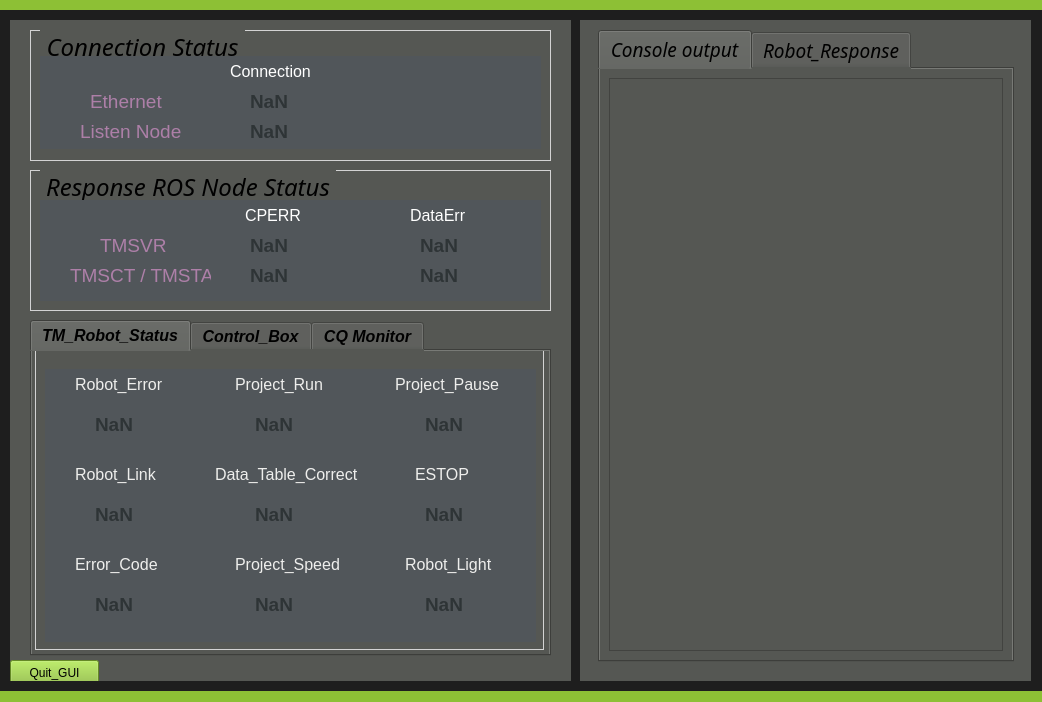
<?xml version="1.0" encoding="UTF-8"?>
<ui version="4.0">
 <class>MainWindow</class>
 <widget class="QDialog" name="MainWindow">
  <property name="geometry">
   <rect>
    <x>0</x>
    <y>0</y>
    <width>1042</width>
    <height>702</height>
   </rect>
  </property>
  <property name="windowTitle">
   <string>QuickView_TMflow2.0</string>
  </property>
  <property name="styleSheet">
   <string notr="true">background-color: rgb(141, 192, 53);</string>
  </property>
  <widget class="QWidget" name="widget_Black" native="true">
   <property name="geometry">
    <rect>
     <x>-10</x>
     <y>10</y>
     <width>1291</width>
     <height>681</height>
    </rect>
   </property>
   <property name="contextMenuPolicy">
    <enum>Qt::ActionsContextMenu</enum>
   </property>
   <property name="layoutDirection">
    <enum>Qt::LeftToRight</enum>
   </property>
   <property name="styleSheet">
    <string notr="true">background-color: rgb(30, 30, 30);</string>
   </property>
   <widget class="QWidget" name="widget_Robot_Response" native="true">
    <property name="geometry">
     <rect>
      <x>590</x>
      <y>10</y>
      <width>451</width>
      <height>661</height>
     </rect>
    </property>
    <property name="styleSheet">
     <string notr="true">background-color: rgb(85, 87, 83);</string>
    </property>
    <widget class="QTabWidget" name="log_tabWidget">
     <property name="geometry">
      <rect>
       <x>18</x>
       <y>10</y>
       <width>416</width>
       <height>632</height>
      </rect>
     </property>
     <property name="font">
      <font>
       <family>Ubuntu Condensed</family>
       <pointsize>14</pointsize>
       <italic>true</italic>
      </font>
     </property>
     <property name="accessibleName">
      <string/>
     </property>
     <property name="accessibleDescription">
      <string/>
     </property>
     <property name="locale">
      <locale language="English" country="UnitedStates"/>
     </property>
     <property name="currentIndex">
      <number>0</number>
     </property>
     <widget class="QWidget" name="Console_output_tab">
      <attribute name="title">
       <string>Console output</string>
      </attribute>
      <layout class="QGridLayout" name="gridLayout_2">
       <item row="0" column="0">
        <widget class="QTextBrowser" name="commandout">
         <property name="sizePolicy">
          <sizepolicy hsizetype="Expanding" vsizetype="Expanding">
           <horstretch>0</horstretch>
           <verstretch>0</verstretch>
          </sizepolicy>
         </property>
         <property name="minimumSize">
          <size>
           <width>0</width>
           <height>0</height>
          </size>
         </property>
         <property name="toolTip">
          <string notr="true"/>
         </property>
         <property name="statusTip">
          <string notr="true"/>
         </property>
         <property name="whatsThis">
          <string notr="true"/>
         </property>
         <property name="accessibleName">
          <string notr="true"/>
         </property>
         <property name="accessibleDescription">
          <string notr="true"/>
         </property>
         <property name="lineWrapMode">
          <enum>QTextEdit::NoWrap</enum>
         </property>
         <property name="searchPaths">
          <stringlist notr="true"/>
         </property>
        </widget>
       </item>
      </layout>
     </widget>
     <widget class="QWidget" name="Robot_Response_tab">
      <attribute name="title">
       <string>Robot_Response</string>
      </attribute>
      <layout class="QGridLayout" name="gridLayout_3">
       <item row="2" column="1">
        <widget class="QPushButton" name="clear_response_button">
         <property name="sizePolicy">
          <sizepolicy hsizetype="Fixed" vsizetype="Fixed">
           <horstretch>0</horstretch>
           <verstretch>0</verstretch>
          </sizepolicy>
         </property>
         <property name="minimumSize">
          <size>
           <width>120</width>
           <height>34</height>
          </size>
         </property>
         <property name="maximumSize">
          <size>
           <width>120</width>
           <height>34</height>
          </size>
         </property>
         <property name="focusPolicy">
          <enum>Qt::NoFocus</enum>
         </property>
         <property name="accessibleName">
          <string/>
         </property>
         <property name="accessibleDescription">
          <string/>
         </property>
         <property name="styleSheet">
          <string notr="true">background-color: rgb(130, 135, 139); color: white;</string>
         </property>
         <property name="locale">
          <locale language="English" country="UnitedStates"/>
         </property>
         <property name="text">
          <string>Clear</string>
         </property>
        </widget>
       </item>
       <item row="0" column="0" colspan="2">
        <widget class="QListView" name="robot_response_listView">
         <property name="styleSheet">
          <string notr="true">background-color: rgb(180, 180, 180);</string>
         </property>
        </widget>
       </item>
      </layout>
     </widget>
    </widget>
   </widget>
   <widget class="QWidget" name="widget_Connection_Status" native="true">
    <property name="geometry">
     <rect>
      <x>20</x>
      <y>10</y>
      <width>561</width>
      <height>661</height>
     </rect>
    </property>
    <property name="styleSheet">
     <string notr="true">background-color: rgb(85, 87, 83);</string>
    </property>
    <widget class="QGroupBox" name="Connection_Status_groupBox">
     <property name="geometry">
      <rect>
       <x>20</x>
       <y>10</y>
       <width>521</width>
       <height>131</height>
      </rect>
     </property>
     <property name="font">
      <font>
       <family>Ubuntu Condensed</family>
       <pointsize>18</pointsize>
       <weight>50</weight>
       <italic>true</italic>
       <bold>false</bold>
       <underline>false</underline>
       <strikeout>false</strikeout>
       <kerning>true</kerning>
      </font>
     </property>
     <property name="styleSheet">
      <string notr="true">        QGroupBox {
            border-color: rgb(50, 50, 50);
            border: 2px solid lightgray; 
            border-width: 0.5px;
            border-style: solid;
            margin-top: 1ex; /* leave space at the top for the title */ 
        }
        QGroupBox::title {
            subcontrol-origin: margin;
            subcontrol-position: top left;
            left: 10px;
            margin-left: 0px;
            padding: 0  3px;
        }</string>
     </property>
     <property name="title">
      <string>Connection Status</string>
     </property>
     <property name="flat">
      <bool>false</bool>
     </property>
     <widget class="QWidget" name="widget_ROSClient" native="true">
      <property name="geometry">
       <rect>
        <x>10</x>
        <y>26</y>
        <width>501</width>
        <height>93</height>
       </rect>
      </property>
      <property name="styleSheet">
       <string notr="true">background-color: rgb(81, 86, 90);</string>
      </property>
      <widget class="QLabel" name="SvrClient_label">
       <property name="geometry">
        <rect>
         <x>50</x>
         <y>30</y>
         <width>121</width>
         <height>31</height>
        </rect>
       </property>
       <property name="font">
        <font>
         <pointsize>8</pointsize>
        </font>
       </property>
       <property name="styleSheet">
        <string notr="true">co</string>
       </property>
       <property name="text">
        <string>&lt;html&gt;&lt;head/&gt;&lt;body&gt;&lt;p&gt;&lt;span style=&quot; font-size:14pt; color:#ad7fa8;&quot;&gt;Ethernet&lt;/span&gt;&lt;/p&gt;&lt;/body&gt;&lt;/html&gt;</string>
       </property>
      </widget>
      <widget class="QLabel" name="svrclient_status_label">
       <property name="geometry">
        <rect>
         <x>210</x>
         <y>30</y>
         <width>61</width>
         <height>31</height>
        </rect>
       </property>
       <property name="font">
        <font>
         <pointsize>8</pointsize>
        </font>
       </property>
       <property name="styleSheet">
        <string notr="true">co</string>
       </property>
       <property name="text">
        <string>&lt;html&gt;&lt;head/&gt;&lt;body&gt;&lt;p&gt;&lt;span style=&quot; font-size:14pt; font-weight:600; color:#2e3436;&quot;&gt;NaN&lt;/span&gt;&lt;/p&gt;&lt;/body&gt;&lt;/html&gt;</string>
       </property>
      </widget>
      <widget class="QLabel" name="SctClient_label">
       <property name="geometry">
        <rect>
         <x>40</x>
         <y>60</y>
         <width>121</width>
         <height>31</height>
        </rect>
       </property>
       <property name="font">
        <font>
         <pointsize>8</pointsize>
        </font>
       </property>
       <property name="styleSheet">
        <string notr="true">co</string>
       </property>
       <property name="text">
        <string>&lt;html&gt;&lt;head/&gt;&lt;body&gt;&lt;p&gt;&lt;span style=&quot; font-size:14pt; color:#ad7fa8;&quot;&gt;Listen Node&lt;/span&gt;&lt;/p&gt;&lt;/body&gt;&lt;/html&gt;</string>
       </property>
      </widget>
      <widget class="QLabel" name="sctclient_status_label">
       <property name="geometry">
        <rect>
         <x>210</x>
         <y>60</y>
         <width>61</width>
         <height>31</height>
        </rect>
       </property>
       <property name="font">
        <font>
         <pointsize>8</pointsize>
        </font>
       </property>
       <property name="styleSheet">
        <string notr="true">co</string>
       </property>
       <property name="text">
        <string>&lt;html&gt;&lt;head/&gt;&lt;body&gt;&lt;p&gt;&lt;span style=&quot; font-size:14pt; font-weight:600; color:#2e3436;&quot;&gt;NaN&lt;/span&gt;&lt;/p&gt;&lt;/body&gt;&lt;/html&gt;</string>
       </property>
      </widget>
      <widget class="QLabel" name="Connect_to_TM_Server_label">
       <property name="geometry">
        <rect>
         <x>190</x>
         <y>0</y>
         <width>131</width>
         <height>31</height>
        </rect>
       </property>
       <property name="font">
        <font>
         <pointsize>8</pointsize>
        </font>
       </property>
       <property name="styleSheet">
        <string notr="true">co</string>
       </property>
       <property name="text">
        <string>&lt;html&gt;&lt;head/&gt;&lt;body&gt;&lt;p&gt;&lt;span style=&quot; font-size:12pt; color:#ffffff;&quot;&gt;Connection&lt;/span&gt;&lt;/p&gt;&lt;/body&gt;&lt;/html&gt;</string>
       </property>
      </widget>
     </widget>
    </widget>
    <widget class="QTabWidget" name="configure_tabWidget">
     <property name="enabled">
      <bool>true</bool>
     </property>
     <property name="geometry">
      <rect>
       <x>20</x>
       <y>300</y>
       <width>521</width>
       <height>336</height>
      </rect>
     </property>
     <property name="font">
      <font>
       <pointsize>12</pointsize>
       <weight>75</weight>
       <italic>true</italic>
       <bold>true</bold>
      </font>
     </property>
     <property name="focusPolicy">
      <enum>Qt::NoFocus</enum>
     </property>
     <property name="autoFillBackground">
      <bool>false</bool>
     </property>
     <property name="tabPosition">
      <enum>QTabWidget::North</enum>
     </property>
     <property name="tabShape">
      <enum>QTabWidget::Rounded</enum>
     </property>
     <property name="currentIndex">
      <number>0</number>
     </property>
     <widget class="QWidget" name="Robot_Status_tab">
      <attribute name="title">
       <string>TM_Robot_Status</string>
      </attribute>
      <widget class="QGroupBox" name="Robot_Status_groupBox">
       <property name="geometry">
        <rect>
         <x>3</x>
         <y>-2</y>
         <width>509</width>
         <height>301</height>
        </rect>
       </property>
       <property name="font">
        <font>
         <family>Ubuntu Condensed</family>
         <pointsize>18</pointsize>
         <weight>50</weight>
         <italic>true</italic>
         <bold>false</bold>
         <underline>false</underline>
         <strikeout>false</strikeout>
         <kerning>true</kerning>
        </font>
       </property>
       <property name="styleSheet">
        <string notr="true">        QGroupBox {
            border-color: rgb(50, 50, 50);
            border: 2px solid lightgray; 
            border-width: 0.5px;
            border-style: solid;
            margin-top: 1ex; /* leave space at the top for the title */ 
        }
        QGroupBox::title {
            subcontrol-origin: margin;
            subcontrol-position: top left;
            left: 10px;
            margin-left: 0px;
            padding: 0  3px;
        }</string>
       </property>
       <property name="title">
        <string/>
       </property>
       <property name="flat">
        <bool>false</bool>
       </property>
       <widget class="QWidget" name="widget_Robot_Status_black" native="true">
        <property name="geometry">
         <rect>
          <x>10</x>
          <y>20</y>
          <width>491</width>
          <height>273</height>
         </rect>
        </property>
        <property name="styleSheet">
         <string notr="true">background-color: rgb(81, 86, 90);</string>
        </property>
        <widget class="QWidget" name="widget_Project_Run" native="true">
         <property name="geometry">
          <rect>
           <x>160</x>
           <y>0</y>
           <width>161</width>
           <height>81</height>
          </rect>
         </property>
         <property name="styleSheet">
          <string notr="true">background-color: rgb(81, 86, 90);</string>
         </property>
         <widget class="QLabel" name="Project_Run_label">
          <property name="geometry">
           <rect>
            <x>30</x>
            <y>0</y>
            <width>161</width>
            <height>31</height>
           </rect>
          </property>
          <property name="font">
           <font>
            <pointsize>8</pointsize>
           </font>
          </property>
          <property name="styleSheet">
           <string notr="true">co</string>
          </property>
          <property name="text">
           <string>&lt;html&gt;&lt;head/&gt;&lt;body&gt;&lt;p&gt;&lt;span style=&quot; font-size:12pt; color:#eeeeec;&quot;&gt;Project_Run&lt;/span&gt;&lt;/p&gt;&lt;/body&gt;&lt;/html&gt;</string>
          </property>
         </widget>
         <widget class="QLabel" name="project_run_status_label">
          <property name="geometry">
           <rect>
            <x>50</x>
            <y>40</y>
            <width>61</width>
            <height>31</height>
           </rect>
          </property>
          <property name="font">
           <font>
            <pointsize>8</pointsize>
           </font>
          </property>
          <property name="styleSheet">
           <string notr="true">co</string>
          </property>
          <property name="text">
           <string>&lt;html&gt;&lt;head/&gt;&lt;body&gt;&lt;p&gt;&lt;span style=&quot; font-size:14pt; font-weight:600; color:#2e3436;&quot;&gt;NaN&lt;/span&gt;&lt;/p&gt;&lt;/body&gt;&lt;/html&gt;</string>
          </property>
         </widget>
        </widget>
        <widget class="QWidget" name="widget_Project_Pause" native="true">
         <property name="geometry">
          <rect>
           <x>330</x>
           <y>0</y>
           <width>161</width>
           <height>81</height>
          </rect>
         </property>
         <property name="styleSheet">
          <string notr="true">background-color: rgb(81, 86, 90);</string>
         </property>
         <widget class="QLabel" name="Project_Pause_label">
          <property name="geometry">
           <rect>
            <x>20</x>
            <y>0</y>
            <width>161</width>
            <height>31</height>
           </rect>
          </property>
          <property name="font">
           <font>
            <pointsize>8</pointsize>
           </font>
          </property>
          <property name="styleSheet">
           <string notr="true">co</string>
          </property>
          <property name="text">
           <string>&lt;html&gt;&lt;head/&gt;&lt;body&gt;&lt;p&gt;&lt;span style=&quot; font-size:12pt; color:#eeeeec;&quot;&gt;Project_Pause&lt;/span&gt;&lt;/p&gt;&lt;/body&gt;&lt;/html&gt;</string>
          </property>
         </widget>
         <widget class="QLabel" name="project_pause_status_label">
          <property name="geometry">
           <rect>
            <x>50</x>
            <y>40</y>
            <width>61</width>
            <height>31</height>
           </rect>
          </property>
          <property name="font">
           <font>
            <pointsize>8</pointsize>
           </font>
          </property>
          <property name="styleSheet">
           <string notr="true">co</string>
          </property>
          <property name="text">
           <string>&lt;html&gt;&lt;head/&gt;&lt;body&gt;&lt;p&gt;&lt;span style=&quot; font-size:14pt; font-weight:600; color:#2e3436;&quot;&gt;NaN&lt;/span&gt;&lt;/p&gt;&lt;/body&gt;&lt;/html&gt;</string>
          </property>
         </widget>
        </widget>
        <widget class="QWidget" name="widget_Robot_Link" native="true">
         <property name="geometry">
          <rect>
           <x>0</x>
           <y>90</y>
           <width>161</width>
           <height>81</height>
          </rect>
         </property>
         <property name="styleSheet">
          <string notr="true">background-color: rgb(81, 86, 90);</string>
         </property>
         <widget class="QLabel" name="Robot_Link_label">
          <property name="geometry">
           <rect>
            <x>30</x>
            <y>0</y>
            <width>161</width>
            <height>31</height>
           </rect>
          </property>
          <property name="font">
           <font>
            <pointsize>8</pointsize>
           </font>
          </property>
          <property name="styleSheet">
           <string notr="true">co</string>
          </property>
          <property name="text">
           <string>&lt;html&gt;&lt;head/&gt;&lt;body&gt;&lt;p&gt;&lt;span style=&quot; font-size:12pt; color:#eeeeec;&quot;&gt;Robot_Link&lt;/span&gt;&lt;/p&gt;&lt;/body&gt;&lt;/html&gt;</string>
          </property>
         </widget>
         <widget class="QLabel" name="robot_link_status_label">
          <property name="geometry">
           <rect>
            <x>50</x>
            <y>40</y>
            <width>61</width>
            <height>31</height>
           </rect>
          </property>
          <property name="font">
           <font>
            <pointsize>8</pointsize>
           </font>
          </property>
          <property name="styleSheet">
           <string notr="true">co</string>
          </property>
          <property name="text">
           <string>&lt;html&gt;&lt;head/&gt;&lt;body&gt;&lt;p&gt;&lt;span style=&quot; font-size:14pt; font-weight:600; color:#2e3436;&quot;&gt;NaN&lt;/span&gt;&lt;/p&gt;&lt;/body&gt;&lt;/html&gt;</string>
          </property>
         </widget>
        </widget>
        <widget class="QWidget" name="widget_ESTOP" native="true">
         <property name="geometry">
          <rect>
           <x>330</x>
           <y>90</y>
           <width>161</width>
           <height>81</height>
          </rect>
         </property>
         <property name="styleSheet">
          <string notr="true">background-color: rgb(81, 86, 90);</string>
         </property>
         <widget class="QLabel" name="ESTOP_label">
          <property name="geometry">
           <rect>
            <x>40</x>
            <y>0</y>
            <width>161</width>
            <height>31</height>
           </rect>
          </property>
          <property name="font">
           <font>
            <pointsize>8</pointsize>
           </font>
          </property>
          <property name="styleSheet">
           <string notr="true">co</string>
          </property>
          <property name="text">
           <string>&lt;html&gt;&lt;head/&gt;&lt;body&gt;&lt;p&gt;&lt;span style=&quot; font-size:12pt; color:#eeeeec;&quot;&gt;ESTOP&lt;/span&gt;&lt;/p&gt;&lt;/body&gt;&lt;/html&gt;</string>
          </property>
         </widget>
         <widget class="QLabel" name="estop_status_label">
          <property name="geometry">
           <rect>
            <x>50</x>
            <y>40</y>
            <width>61</width>
            <height>31</height>
           </rect>
          </property>
          <property name="font">
           <font>
            <pointsize>8</pointsize>
           </font>
          </property>
          <property name="styleSheet">
           <string notr="true">co</string>
          </property>
          <property name="text">
           <string>&lt;html&gt;&lt;head/&gt;&lt;body&gt;&lt;p&gt;&lt;span style=&quot; font-size:14pt; font-weight:600; color:#2e3436;&quot;&gt;NaN&lt;/span&gt;&lt;/p&gt;&lt;/body&gt;&lt;/html&gt;</string>
          </property>
         </widget>
        </widget>
        <widget class="QWidget" name="widget_Data_Table_Correct" native="true">
         <property name="geometry">
          <rect>
           <x>160</x>
           <y>90</y>
           <width>161</width>
           <height>81</height>
          </rect>
         </property>
         <property name="styleSheet">
          <string notr="true">background-color: rgb(81, 86, 90);</string>
         </property>
         <widget class="QLabel" name="Data_Table_Correct_label">
          <property name="geometry">
           <rect>
            <x>10</x>
            <y>0</y>
            <width>161</width>
            <height>31</height>
           </rect>
          </property>
          <property name="font">
           <font>
            <pointsize>8</pointsize>
           </font>
          </property>
          <property name="styleSheet">
           <string notr="true">co</string>
          </property>
          <property name="text">
           <string>&lt;html&gt;&lt;head/&gt;&lt;body&gt;&lt;p&gt;&lt;span style=&quot; font-size:12pt; color:#eeeeec;&quot;&gt;Data_Table_Correct&lt;/span&gt;&lt;/p&gt;&lt;/body&gt;&lt;/html&gt;</string>
          </property>
         </widget>
         <widget class="QLabel" name="data_table_correct_status_label">
          <property name="geometry">
           <rect>
            <x>50</x>
            <y>40</y>
            <width>61</width>
            <height>31</height>
           </rect>
          </property>
          <property name="font">
           <font>
            <pointsize>8</pointsize>
           </font>
          </property>
          <property name="styleSheet">
           <string notr="true">co</string>
          </property>
          <property name="text">
           <string>&lt;html&gt;&lt;head/&gt;&lt;body&gt;&lt;p&gt;&lt;span style=&quot; font-size:14pt; font-weight:600; color:#2e3436;&quot;&gt;NaN&lt;/span&gt;&lt;/p&gt;&lt;/body&gt;&lt;/html&gt;</string>
          </property>
         </widget>
        </widget>
        <widget class="QWidget" name="widget_Robot_Light" native="true">
         <property name="geometry">
          <rect>
           <x>330</x>
           <y>180</y>
           <width>161</width>
           <height>81</height>
          </rect>
         </property>
         <property name="styleSheet">
          <string notr="true">background-color: rgb(81, 86, 90);</string>
         </property>
         <widget class="QLabel" name="Robot_Light_label">
          <property name="geometry">
           <rect>
            <x>30</x>
            <y>0</y>
            <width>161</width>
            <height>31</height>
           </rect>
          </property>
          <property name="font">
           <font>
            <pointsize>8</pointsize>
           </font>
          </property>
          <property name="styleSheet">
           <string notr="true">co</string>
          </property>
          <property name="text">
           <string>&lt;html&gt;&lt;head/&gt;&lt;body&gt;&lt;p&gt;&lt;span style=&quot; font-size:12pt; color:#eeeeec;&quot;&gt;Robot_Light&lt;/span&gt;&lt;/p&gt;&lt;/body&gt;&lt;/html&gt;</string>
          </property>
         </widget>
         <widget class="QLabel" name="robot_light_status_label">
          <property name="geometry">
           <rect>
            <x>50</x>
            <y>40</y>
            <width>61</width>
            <height>31</height>
           </rect>
          </property>
          <property name="font">
           <font>
            <pointsize>8</pointsize>
           </font>
          </property>
          <property name="styleSheet">
           <string notr="true">co</string>
          </property>
          <property name="text">
           <string>&lt;html&gt;&lt;head/&gt;&lt;body&gt;&lt;p&gt;&lt;span style=&quot; font-size:14pt; font-weight:600; color:#2e3436;&quot;&gt;NaN&lt;/span&gt;&lt;/p&gt;&lt;/body&gt;&lt;/html&gt;</string>
          </property>
         </widget>
        </widget>
        <widget class="QWidget" name="widget_Robot_Error" native="true">
         <property name="geometry">
          <rect>
           <x>0</x>
           <y>180</y>
           <width>161</width>
           <height>81</height>
          </rect>
         </property>
         <property name="styleSheet">
          <string notr="true">background-color: rgb(81, 86, 90);</string>
         </property>
         <widget class="QLabel" name="Error_Code_label">
          <property name="geometry">
           <rect>
            <x>30</x>
            <y>0</y>
            <width>161</width>
            <height>31</height>
           </rect>
          </property>
          <property name="font">
           <font>
            <pointsize>8</pointsize>
           </font>
          </property>
          <property name="styleSheet">
           <string notr="true">co</string>
          </property>
          <property name="text">
           <string>&lt;html&gt;&lt;head/&gt;&lt;body&gt;&lt;p&gt;&lt;span style=&quot; font-size:12pt; color:#eeeeec;&quot;&gt;Error_Code&lt;/span&gt;&lt;/p&gt;&lt;/body&gt;&lt;/html&gt;</string>
          </property>
         </widget>
         <widget class="QLabel" name="robot_error_status_label">
          <property name="geometry">
           <rect>
            <x>50</x>
            <y>40</y>
            <width>61</width>
            <height>31</height>
           </rect>
          </property>
          <property name="font">
           <font>
            <pointsize>8</pointsize>
           </font>
          </property>
          <property name="styleSheet">
           <string notr="true">co</string>
          </property>
          <property name="text">
           <string>&lt;html&gt;&lt;head/&gt;&lt;body&gt;&lt;p&gt;&lt;span style=&quot; font-size:14pt; font-weight:600; color:#2e3436;&quot;&gt;NaN&lt;/span&gt;&lt;/p&gt;&lt;/body&gt;&lt;/html&gt;</string>
          </property>
         </widget>
        </widget>
        <widget class="QWidget" name="widget_Error_Code" native="true">
         <property name="geometry">
          <rect>
           <x>160</x>
           <y>180</y>
           <width>161</width>
           <height>81</height>
          </rect>
         </property>
         <property name="styleSheet">
          <string notr="true">background-color: rgb(81, 86, 90);</string>
         </property>
         <widget class="QLabel" name="Project_Speed_label">
          <property name="geometry">
           <rect>
            <x>30</x>
            <y>0</y>
            <width>111</width>
            <height>31</height>
           </rect>
          </property>
          <property name="font">
           <font>
            <pointsize>8</pointsize>
           </font>
          </property>
          <property name="styleSheet">
           <string notr="true">co</string>
          </property>
          <property name="text">
           <string>&lt;html&gt;&lt;head/&gt;&lt;body&gt;&lt;p&gt;&lt;span style=&quot; font-size:12pt; color:#eeeeec;&quot;&gt;Project_Speed&lt;/span&gt;&lt;/p&gt;&lt;/body&gt;&lt;/html&gt;</string>
          </property>
         </widget>
         <widget class="QLabel" name="project_speed_label">
          <property name="geometry">
           <rect>
            <x>50</x>
            <y>40</y>
            <width>91</width>
            <height>31</height>
           </rect>
          </property>
          <property name="font">
           <font>
            <pointsize>8</pointsize>
           </font>
          </property>
          <property name="styleSheet">
           <string notr="true">co</string>
          </property>
          <property name="text">
           <string>&lt;html&gt;&lt;head/&gt;&lt;body&gt;&lt;p&gt;&lt;span style=&quot; font-size:14pt; font-weight:600; color:#2e3436;&quot;&gt;NaN&lt;/span&gt;&lt;/p&gt;&lt;/body&gt;&lt;/html&gt;</string>
          </property>
         </widget>
        </widget>
        <widget class="QWidget" name="widget_Project_Speed" native="true">
         <property name="geometry">
          <rect>
           <x>0</x>
           <y>0</y>
           <width>161</width>
           <height>81</height>
          </rect>
         </property>
         <property name="styleSheet">
          <string notr="true">background-color: rgb(81, 86, 90);</string>
         </property>
         <widget class="QLabel" name="Robot_Error_label">
          <property name="geometry">
           <rect>
            <x>30</x>
            <y>0</y>
            <width>161</width>
            <height>31</height>
           </rect>
          </property>
          <property name="font">
           <font>
            <pointsize>8</pointsize>
           </font>
          </property>
          <property name="styleSheet">
           <string notr="true">co</string>
          </property>
          <property name="text">
           <string>&lt;html&gt;&lt;head/&gt;&lt;body&gt;&lt;p&gt;&lt;span style=&quot; font-size:12pt; color:#eeeeec;&quot;&gt;Robot_Error&lt;/span&gt;&lt;/p&gt;&lt;/body&gt;&lt;/html&gt;</string>
          </property>
         </widget>
         <widget class="QLabel" name="error_code_status_label">
          <property name="geometry">
           <rect>
            <x>50</x>
            <y>40</y>
            <width>101</width>
            <height>31</height>
           </rect>
          </property>
          <property name="font">
           <font>
            <pointsize>8</pointsize>
           </font>
          </property>
          <property name="styleSheet">
           <string notr="true">co</string>
          </property>
          <property name="text">
           <string>&lt;html&gt;&lt;head/&gt;&lt;body&gt;&lt;p&gt;&lt;span style=&quot; font-size:14pt; font-weight:600; color:#2e3436;&quot;&gt;NaN&lt;/span&gt;&lt;/p&gt;&lt;/body&gt;&lt;/html&gt;</string>
          </property>
         </widget>
        </widget>
       </widget>
      </widget>
     </widget>
     <widget class="QWidget" name="ControlBox_tab">
      <attribute name="title">
       <string>Control_Box</string>
      </attribute>
      <widget class="QGroupBox" name="ControlBox_groupBox">
       <property name="geometry">
        <rect>
         <x>4</x>
         <y>0</y>
         <width>517</width>
         <height>373</height>
        </rect>
       </property>
       <property name="font">
        <font>
         <family>Ubuntu Condensed</family>
         <pointsize>18</pointsize>
         <weight>50</weight>
         <italic>true</italic>
         <bold>false</bold>
         <underline>false</underline>
         <strikeout>false</strikeout>
         <kerning>true</kerning>
        </font>
       </property>
       <property name="styleSheet">
        <string notr="true">        QGroupBox {
            border-color: rgb(50, 50, 50);
            border: 2px solid lightgray; 
            border-width: 0.5px;
            border-style: solid;
            margin-top: 1ex; /* leave space at the top for the title */ 
        }
        QGroupBox::title {
            subcontrol-origin: margin;
            subcontrol-position: top left;
            left: 10px;
            margin-left: 0px;
            padding: 0  3px;
        }</string>
       </property>
       <property name="title">
        <string/>
       </property>
       <property name="flat">
        <bool>false</bool>
       </property>
       <widget class="QWidget" name="widget_ControlBox_black" native="true">
        <property name="geometry">
         <rect>
          <x>8</x>
          <y>18</y>
          <width>501</width>
          <height>341</height>
         </rect>
        </property>
        <property name="styleSheet">
         <string notr="true">background-color: rgb(81, 86, 90);</string>
        </property>
        <widget class="QPushButton" name="change_control_box_io_button">
         <property name="geometry">
          <rect>
           <x>150</x>
           <y>45</y>
           <width>121</width>
           <height>21</height>
          </rect>
         </property>
         <property name="styleSheet">
          <string notr="true">background-color: rgb(130, 135, 139); color: white;</string>
         </property>
         <property name="text">
          <string>H / L</string>
         </property>
        </widget>
        <widget class="QLabel" name="DO0_Ctrl_label">
         <property name="geometry">
          <rect>
           <x>40</x>
           <y>40</y>
           <width>101</width>
           <height>31</height>
          </rect>
         </property>
         <property name="font">
          <font>
           <pointsize>8</pointsize>
          </font>
         </property>
         <property name="styleSheet">
          <string notr="true">co</string>
         </property>
         <property name="text">
          <string>&lt;html&gt;&lt;head/&gt;&lt;body&gt;&lt;p&gt;&lt;span style=&quot; font-size:14pt; color:#ffffff;&quot;&gt;DO0 Ctrl&lt;/span&gt;&lt;/p&gt;&lt;/body&gt;&lt;/html&gt;</string>
         </property>
        </widget>
        <widget class="QLabel" name="ctrl_do0_status_label">
         <property name="geometry">
          <rect>
           <x>310</x>
           <y>40</y>
           <width>61</width>
           <height>31</height>
          </rect>
         </property>
         <property name="font">
          <font>
           <pointsize>8</pointsize>
          </font>
         </property>
         <property name="styleSheet">
          <string notr="true">co</string>
         </property>
         <property name="text">
          <string>&lt;html&gt;&lt;head/&gt;&lt;body&gt;&lt;p&gt;&lt;span style=&quot; font-size:14pt; font-weight:600; color:#2e3436;&quot;&gt;NaN&lt;/span&gt;&lt;/p&gt;&lt;/body&gt;&lt;/html&gt;</string>
         </property>
        </widget>
       </widget>
      </widget>
     </widget>
     <widget class="QWidget" name="CQ_Monitor_tab">
      <attribute name="title">
       <string>CQ Monitor</string>
      </attribute>
      <widget class="QGroupBox" name="CQ_Monitor_groupBox">
       <property name="geometry">
        <rect>
         <x>4</x>
         <y>0</y>
         <width>517</width>
         <height>373</height>
        </rect>
       </property>
       <property name="font">
        <font>
         <family>Ubuntu Condensed</family>
         <pointsize>18</pointsize>
         <weight>50</weight>
         <italic>true</italic>
         <bold>false</bold>
         <underline>false</underline>
         <strikeout>false</strikeout>
         <kerning>true</kerning>
        </font>
       </property>
       <property name="styleSheet">
        <string notr="true">        QGroupBox {
            border-color: rgb(50, 50, 50);
            border: 2px solid lightgray; 
            border-width: 0.5px;
            border-style: solid;
            margin-top: 1ex; /* leave space at the top for the title */ 
        }
        QGroupBox::title {
            subcontrol-origin: margin;
            subcontrol-position: top left;
            left: 10px;
            margin-left: 0px;
            padding: 0  3px;
        }</string>
       </property>
       <property name="title">
        <string/>
       </property>
       <property name="flat">
        <bool>false</bool>
       </property>
       <widget class="QWidget" name="widget_CQ_Monitor_black" native="true">
        <property name="geometry">
         <rect>
          <x>8</x>
          <y>18</y>
          <width>501</width>
          <height>341</height>
         </rect>
        </property>
        <property name="styleSheet">
         <string notr="true">background-color: rgb(81, 86, 90);</string>
        </property>
        <widget class="QLabel" name="LinkLost_label">
         <property name="geometry">
          <rect>
           <x>40</x>
           <y>40</y>
           <width>101</width>
           <height>31</height>
          </rect>
         </property>
         <property name="font">
          <font>
           <pointsize>8</pointsize>
          </font>
         </property>
         <property name="styleSheet">
          <string notr="true">co</string>
         </property>
         <property name="text">
          <string>&lt;html&gt;&lt;head/&gt;&lt;body&gt;&lt;p&gt;&lt;span style=&quot; font-size:14pt; color:#ffffff;&quot;&gt;LinkLost&lt;/span&gt;&lt;/p&gt;&lt;/body&gt;&lt;/html&gt;</string>
         </property>
        </widget>
        <widget class="QLabel" name="linklost_status_label">
         <property name="geometry">
          <rect>
           <x>310</x>
           <y>40</y>
           <width>61</width>
           <height>31</height>
          </rect>
         </property>
         <property name="font">
          <font>
           <pointsize>8</pointsize>
          </font>
         </property>
         <property name="styleSheet">
          <string notr="true">co</string>
         </property>
         <property name="text">
          <string>&lt;html&gt;&lt;head/&gt;&lt;body&gt;&lt;p&gt;&lt;span style=&quot; font-size:14pt; font-weight:600; color:#2e3436;&quot;&gt;NaN&lt;/span&gt;&lt;/p&gt;&lt;/body&gt;&lt;/html&gt;</string>
         </property>
        </widget>
        <widget class="QLabel" name="MaxLostTime_label">
         <property name="geometry">
          <rect>
           <x>40</x>
           <y>70</y>
           <width>151</width>
           <height>31</height>
          </rect>
         </property>
         <property name="font">
          <font>
           <pointsize>8</pointsize>
          </font>
         </property>
         <property name="styleSheet">
          <string notr="true">co</string>
         </property>
         <property name="text">
          <string>&lt;html&gt;&lt;head/&gt;&lt;body&gt;&lt;p&gt;&lt;span style=&quot; font-size:14pt; color:#ffffff;&quot;&gt;MaxLostTime (s)&lt;/span&gt;&lt;/p&gt;&lt;/body&gt;&lt;/html&gt;</string>
         </property>
        </widget>
        <widget class="QLabel" name="maxlosttime_status_label">
         <property name="geometry">
          <rect>
           <x>310</x>
           <y>70</y>
           <width>61</width>
           <height>31</height>
          </rect>
         </property>
         <property name="font">
          <font>
           <pointsize>8</pointsize>
          </font>
         </property>
         <property name="styleSheet">
          <string notr="true">co</string>
         </property>
         <property name="text">
          <string>&lt;html&gt;&lt;head/&gt;&lt;body&gt;&lt;p&gt;&lt;span style=&quot; font-size:14pt; font-weight:600; color:#2e3436;&quot;&gt;NaN&lt;/span&gt;&lt;/p&gt;&lt;/body&gt;&lt;/html&gt;</string>
         </property>
        </widget>
       </widget>
      </widget>
     </widget>
    </widget>
    <widget class="QPushButton" name="Close">
     <property name="geometry">
      <rect>
       <x>0</x>
       <y>640</y>
       <width>89</width>
       <height>25</height>
      </rect>
     </property>
     <property name="styleSheet">
      <string notr="true">background-color: rgb(141, 192, 53);</string>
     </property>
     <property name="text">
      <string>Quit_GUI</string>
     </property>
    </widget>
    <widget class="QGroupBox" name="Response_ROS_Node_groupBox">
     <property name="geometry">
      <rect>
       <x>20</x>
       <y>150</y>
       <width>521</width>
       <height>141</height>
      </rect>
     </property>
     <property name="font">
      <font>
       <family>Ubuntu Condensed</family>
       <pointsize>18</pointsize>
       <weight>50</weight>
       <italic>true</italic>
       <bold>false</bold>
       <underline>false</underline>
       <strikeout>false</strikeout>
       <kerning>true</kerning>
      </font>
     </property>
     <property name="styleSheet">
      <string notr="true">        QGroupBox {
            border-color: rgb(50, 50, 50);
            border: 2px solid lightgray; 
            border-width: 0.5px;
            border-style: solid;
            margin-top: 1ex; /* leave space at the top for the title */ 
        }
        QGroupBox::title {
            subcontrol-origin: margin;
            subcontrol-position: top left;
            left: 10px;
            margin-left: 0px;
            padding: 0  3px;
        }</string>
     </property>
     <property name="title">
      <string>Response ROS Node Status</string>
     </property>
     <property name="flat">
      <bool>false</bool>
     </property>
     <widget class="QWidget" name="widget_Response_ROS_Node" native="true">
      <property name="geometry">
       <rect>
        <x>10</x>
        <y>30</y>
        <width>501</width>
        <height>101</height>
       </rect>
      </property>
      <property name="styleSheet">
       <string notr="true">background-color: rgb(81, 86, 90);</string>
      </property>
      <widget class="QLabel" name="TMSVR_label">
       <property name="geometry">
        <rect>
         <x>60</x>
         <y>30</y>
         <width>141</width>
         <height>31</height>
        </rect>
       </property>
       <property name="font">
        <font>
         <pointsize>8</pointsize>
        </font>
       </property>
       <property name="styleSheet">
        <string notr="true">co</string>
       </property>
       <property name="text">
        <string>&lt;html&gt;&lt;head/&gt;&lt;body&gt;&lt;p&gt;&lt;span style=&quot; font-size:14pt; color:#ad7fa8;&quot;&gt;TMSVR&lt;/span&gt;&lt;/p&gt;&lt;/body&gt;&lt;/html&gt;</string>
       </property>
      </widget>
      <widget class="QLabel" name="tmsrv_cperr_status_label">
       <property name="geometry">
        <rect>
         <x>210</x>
         <y>30</y>
         <width>61</width>
         <height>31</height>
        </rect>
       </property>
       <property name="font">
        <font>
         <pointsize>8</pointsize>
        </font>
       </property>
       <property name="styleSheet">
        <string notr="true">co</string>
       </property>
       <property name="text">
        <string>&lt;html&gt;&lt;head/&gt;&lt;body&gt;&lt;p&gt;&lt;span style=&quot; font-size:14pt; font-weight:600; color:#2e3436;&quot;&gt;NaN&lt;/span&gt;&lt;/p&gt;&lt;/body&gt;&lt;/html&gt;</string>
       </property>
      </widget>
      <widget class="QLabel" name="DataErr_label">
       <property name="geometry">
        <rect>
         <x>370</x>
         <y>0</y>
         <width>131</width>
         <height>31</height>
        </rect>
       </property>
       <property name="font">
        <font>
         <pointsize>8</pointsize>
        </font>
       </property>
       <property name="styleSheet">
        <string notr="true">co</string>
       </property>
       <property name="text">
        <string>&lt;html&gt;&lt;head/&gt;&lt;body&gt;&lt;p&gt;&lt;span style=&quot; font-size:12pt; color:#ffffff;&quot;&gt;DataErr&lt;/span&gt;&lt;/p&gt;&lt;/body&gt;&lt;/html&gt;</string>
       </property>
      </widget>
      <widget class="QLabel" name="TMScript_label">
       <property name="geometry">
        <rect>
         <x>30</x>
         <y>60</y>
         <width>141</width>
         <height>31</height>
        </rect>
       </property>
       <property name="font">
        <font>
         <pointsize>8</pointsize>
        </font>
       </property>
       <property name="styleSheet">
        <string notr="true">co</string>
       </property>
       <property name="text">
        <string>&lt;html&gt;&lt;head/&gt;&lt;body&gt;&lt;p&gt;&lt;span style=&quot; font-size:14pt; color:#ad7fa8;&quot;&gt;TMSCT / TMSTA &lt;/span&gt;&lt;/p&gt;&lt;/body&gt;&lt;/html&gt;</string>
       </property>
      </widget>
      <widget class="QLabel" name="tmscript_cperr_status_label">
       <property name="geometry">
        <rect>
         <x>210</x>
         <y>60</y>
         <width>61</width>
         <height>31</height>
        </rect>
       </property>
       <property name="font">
        <font>
         <pointsize>8</pointsize>
        </font>
       </property>
       <property name="styleSheet">
        <string notr="true">co</string>
       </property>
       <property name="text">
        <string>&lt;html&gt;&lt;head/&gt;&lt;body&gt;&lt;p&gt;&lt;span style=&quot; font-size:14pt; font-weight:600; color:#2e3436;&quot;&gt;NaN&lt;/span&gt;&lt;/p&gt;&lt;/body&gt;&lt;/html&gt;</string>
       </property>
      </widget>
      <widget class="QLabel" name="CPERR_label">
       <property name="geometry">
        <rect>
         <x>205</x>
         <y>0</y>
         <width>131</width>
         <height>31</height>
        </rect>
       </property>
       <property name="font">
        <font>
         <pointsize>8</pointsize>
        </font>
       </property>
       <property name="styleSheet">
        <string notr="true">co</string>
       </property>
       <property name="text">
        <string>&lt;html&gt;&lt;head/&gt;&lt;body&gt;&lt;p&gt;&lt;span style=&quot; font-size:12pt; color:#ffffff;&quot;&gt;CPERR&lt;/span&gt;&lt;/p&gt;&lt;/body&gt;&lt;/html&gt;</string>
       </property>
      </widget>
      <widget class="QLabel" name="tmsrv_dataerr_status_label">
       <property name="geometry">
        <rect>
         <x>380</x>
         <y>30</y>
         <width>61</width>
         <height>31</height>
        </rect>
       </property>
       <property name="font">
        <font>
         <pointsize>8</pointsize>
        </font>
       </property>
       <property name="styleSheet">
        <string notr="true">co</string>
       </property>
       <property name="text">
        <string>&lt;html&gt;&lt;head/&gt;&lt;body&gt;&lt;p&gt;&lt;span style=&quot; font-size:14pt; font-weight:600; color:#2e3436;&quot;&gt;NaN&lt;/span&gt;&lt;/p&gt;&lt;/body&gt;&lt;/html&gt;</string>
       </property>
      </widget>
      <widget class="QLabel" name="tmscript_dataerr_status_label">
       <property name="geometry">
        <rect>
         <x>380</x>
         <y>60</y>
         <width>61</width>
         <height>31</height>
        </rect>
       </property>
       <property name="font">
        <font>
         <pointsize>8</pointsize>
        </font>
       </property>
       <property name="styleSheet">
        <string notr="true">co</string>
       </property>
       <property name="text">
        <string>&lt;html&gt;&lt;head/&gt;&lt;body&gt;&lt;p&gt;&lt;span style=&quot; font-size:14pt; font-weight:600; color:#2e3436;&quot;&gt;NaN&lt;/span&gt;&lt;/p&gt;&lt;/body&gt;&lt;/html&gt;</string>
       </property>
      </widget>
     </widget>
    </widget>
   </widget>
  </widget>
 </widget>
 <resources/>
 <connections/>
</ui>
